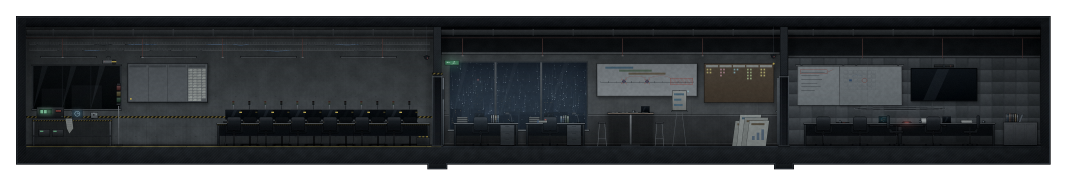
#> input picture assets/background/floor08/floor08-qa-planning.png, 3200 x 556 px, found by its file name (shown at 1/3 size)
$ python build.py
#> lines starting #> are read from the running program, lines starting #| are printed output that depends on the picture; after the words box and inside, x2 and y2 are one past the last pixel; in counts of white or black regions, pixels touching at a corner belong together
### assets/background/cutaway_kit.py
# [12 lines of commented-out code are left out]
from PIL import Image, ImageDraw
import numpy as np

FLOOR = 438
TOP = 132
CORE = {'elevators': [(1818, 218), (2148, 214), (2444, 216)], 'stairs': (2906, 180), 'restroom_door': (3612, 145)}
ROOT = 'assets/objects/floor17/'


class Cutaway:
    def __init__(self, path, seed=0):
#> called with seed = 8
        self.A = np.asarray(Image.open(path).convert('RGBA')).copy()
#> self.A is the input picture: shape (556, 3200, 4); mean R, G, B, A 28.4, 31.2, 33.4, 198.7
        self.H = self.A.shape[0]
#> self.H = 556
        self.rng = np.random.default_rng(seed)

    def cols(self, *pieces):
        """Join source column ranges a..b; a third item that is truthy mirrors that piece."""
        out = []
        for piece in pieces:
            a, b = piece[:2]
            block = self.A[:, a:b]
            out.append(block[:, ::-1] if len(piece) > 2 and piece[2] else block)
#> after the loop, out = 6 items
        return np.concatenate(out, axis=1)

    def strip(self, a, b, width):
        """A clean column strip a..b stretched (repeated) to width: a plain wall filler."""
        return np.repeat(self.A[:, a:b], width // (b - a) + 1, axis=1)[:, :width]

    # [38 lines left out: functions glass, corridor_wall, not called in this run]

    def place(self, canvas, x, block):
        canvas[:, x:x + block.shape[1]] = block
        return canvas

    # [6 lines left out: function decor, not called in this run]

    def save(self, block, path):
        Image.fromarray(np.ascontiguousarray(block)).save(path)
        return block.shape[1]


# ---------------------------------------------------------------- 방 안 출구 문 자리
WALLS = 'assets/background/wall/'
SLAB = 82                                            # 그림 행: 천장 슬래브 아래(월드 y 214)


def _module(name):
    return Image.open(WALLS + name + '.png').convert('RGBA')


def door_bay(block, x, door_width, wall='wall-glass', clear=96, rows=(SLAB, FLOOR), world_top=SLAB + TOP):
    """Insert the room's own front wall at column x so the exit door stands in it, as seen from inside: the same wall
    module the corridor shows for this room (wall-glass / wall-glass-mixed / wall-frosted / wall-concrete) from the
    ceiling slab to the floor, the dimmed corridor wall behind the glass, a pilaster at both ends and `clear` px of empty
    wall on each side of the door, so no furniture touches the door. Everything right of x moves right by the bay width
    (door_width + 2 * clear), so fixtures right of x shift too. The door goes at x + clear. rows = block rows to fill,
    world_top = world y of rows[0] (2F stretches its art: rows=(0, 456), world_top=100). Returns the new block."""
    bay = door_width + 2 * clear
    seg = Image.new('RGBA', (bay, 752), (12, 13, 15, 255))
    if wall != 'wall-concrete':                       # 유리 너머는 정전 중인 복도 흰 벽(어둡게)
        corridor = np.asarray(_module('wall-concrete')).astype(float)
        corridor[..., :3] *= .42
        corridor = Image.fromarray(corridor.astype(np.uint8))
        for x0 in range(0, bay, corridor.width):
            seg.alpha_composite(corridor.crop((0, 0, min(corridor.width, bay - x0), 752)), (x0, 0))
    # 유리 창살(모듈 안 0·240·480)이 문 가장자리에 걸리지 않게 모듈을 민다: 보통 문은 문 중심 ±120에, 넓은 문(240)은 문 중심(문 뒤)에 창살
    module = _module(wall)
    center = clear + door_width // 2
    shift = (240 - (center if door_width > 225 else center - 120)) % 480
    strip = Image.new('RGBA', (bay + 480 * 2, 752), (0, 0, 0, 0))
    for x0 in range(0, strip.width, module.width):
        strip.alpha_composite(module, (x0, 0))
    seg.alpha_composite(strip.crop((shift, 0, shift + bay, 752)), (0, 0))
    pil = _module('pilaster')
    seg.alpha_composite(pil.crop((pil.width // 2, 0, pil.width, 752)), (0, 0))
    seg.alpha_composite(pil.crop((0, 0, pil.width // 2, 752)), (bay - pil.width // 2, 0))
    piece = np.asarray(seg)[world_top:world_top + rows[1] - rows[0]].astype(float)
    # 정전된 방 안에서 보는 벽이라 방 벽 밝기에 맞춘다(벽 윗부분 150행 중앙값의 1.15배, 칸 중앙값 기준)
    lum = lambda a: a[..., :3].reshape(-1, 3).mean(axis=1)
    piece[:, :, :3] *= min(1, 1.15 * np.median(lum(block[rows[0] + 100:rows[0] + 250].astype(float))) / np.median(lum(piece)))
    piece[:3, :, :3] *= .35                           # 슬래브와 만나는 줄
    src = block[:, x - bay:x] if x >= bay else block[:, x:x + bay]    # 천장·바닥은 옆 칸을 잇는다
    out = np.concatenate([block[:, :x], src, block[:, x:]], axis=1)
    out[rows[0]:rows[1], x:x + bay] = np.clip(piece, 0, 255).astype(np.uint8)
    return out


# ---------------------------------------------------------------- 문 스프라이트(닫힘 | 열림 두 칸), 높이 210 = 에셋의 문 높이
PALETTES = {
    'steel': ((40, 46, 50), (92, 102, 106), (130, 140, 142)),
    'wood': ((52, 38, 26), (96, 72, 50), (128, 98, 70)),
    'glass': ((38, 44, 48), (30, 40, 44), (70, 86, 90)),
    'double': ((120, 98, 52), (26, 50, 54), (150, 124, 66)),
}


# [56 lines left out: functions _opening, _door, door_sheet, not called in this run]


# ---------------------------------------------------------------- 확인용 합성 그림
def _paste_sprite(canvas, path, x, y, w, h):
    sprite = Image.open(path).convert('RGBA')
    canvas.alpha_composite(sprite.crop((0, 0, sprite.width // 2, sprite.height)).resize((w, h)), (x, y))


# [32 lines left out: functions preview_corridor, preview_interior, not called in this run]

### assets/background/cutaway_finish.py
"""Finish cutaway rooms with continuous ceiling/floor layers and the shared corridor walls."""
from pathlib import Path

import numpy as np
from PIL import Image, ImageDraw
from wall.compose_floor import main as compose_walls
from cutaway_kit import door_bay


def finish_floor(directory, rooms, bays=None):
    """bays: {name: (x, door_width, wall module)} -- the room's exit wall section (cutaway_kit.door_bay), inserted into the
    stretched wall (world y=100..556) so the ceiling/floor layers below get the new width."""
    folder = Path(directory)
    prefix = folder.name
    for name, (block, board, band) in rooms.items():
        width = block.shape[1]
        # 2층과 같은 경계: 슬래브를 버리고, 걸레받이 아래는 별도 바닥으로 이어 붙인다.
        wall = np.asarray(Image.fromarray(block[82:442]).resize((width, 475), Image.Resampling.LANCZOS)).copy()
        wall[456:] = 0
        if bays and name in bays:
            x, door_width, module = bays[name]
            wall = door_bay(wall, x, door_width, module, rows=(0, 456), world_top=100)
            width = wall.shape[1]
        Image.fromarray(wall).save(folder / f'{prefix}-{name}-interior.png')

        ceiling = Image.new('RGBA', (width, 100), board + (255,))
        draw = ImageDraw.Draw(ceiling)
        for y in range(84):
            draw.line((0, y, width, y), fill=tuple(int(c * (.78 + .22 * y / 84)) for c in board) + (255,))
        for x in range(0, width, 120):
            draw.line((x, 0, x, 84), fill=tuple(int(c * .74) for c in board) + (255,))
        draw.line((0, 30, width, 30), fill=(22, 26, 28, 255))
        for x in range(60, width, 240):
            draw.ellipse((x - 20, 48, x + 20, 60), fill=(14, 16, 17, 255), outline=(150, 152, 148, 255), width=2)
        for x in range(180, width - 140, 720):
            draw.rectangle((x, 38, x + 140, 70), fill=(20, 24, 26, 255), outline=band + (255,), width=2)
            for gx in range(x + 8, x + 134, 6):
                draw.line((gx, 43, gx, 65), fill=(80, 84, 86, 255))
        draw.rectangle((0, 84, width, 99), fill=band + (255,))
        ceiling.save(folder / f'{prefix}-ceiling-{name}.png')

        floor = Image.new('RGBA', (width, 204))
        draw = ImageDraw.Draw(floor)
        for y in range(204):
            draw.line((0, y, width, y), fill=(int(24 - 10 * y / 204), int(27 - 10 * y / 204), int(30 - 10 * y / 204), 255))
        draw.rectangle((0, 0, width, 1), fill=(64, 68, 66, 255))
        for y in (48, 100):
            draw.line((0, y, width, y), fill=(14, 16, 18, 255))
        for x in range(0, width, 160):
            draw.line((x, 4, x - 30, 203), fill=(16, 18, 20, 255))
        floor.save(folder / f'{prefix}-floor-{name}.png')

    compose_walls(str(folder / 'walls-layout.json'), str(folder / 'walls.png'))
    # 공용 복도는 752px이므로 아래쪽 8px도 같은 바닥으로 채워 방 내부와 높이를 맞춘다.
    with Image.open(folder / 'walls.png') as walls:
        corridor = Image.new('RGBA', (walls.width, 760))
        corridor.paste(walls, (0, 0))
        corridor.paste(walls.crop((0, 751, walls.width, 752)).resize((walls.width, 8)), (0, 752))
    corridor.save(folder / 'walls.png')

### assets/background/floor08/build.py
# 8층 배경: 단면 에셋 floor08-qa-planning.png로 방 내부·천장·바닥과 공용 벽 모듈의 복도를 만든다. 문은 다른 층의 그림을 재사용한다.
# 실행: python assets/background/floor08/build.py (저장소 루트에서, Pillow·numpy).
# 가로는 1:1, 벽 행 82..441만 늘려 월드 y=100..575에 둔다(원본 바닥선 y=438 → 월드 y=570). 건물 코어는 모든 층에서 같은
# 자리라 QA 시험실·제품기획 업무 공간은 코어 왼쪽, 공용 제품 회의실은 화장실 오른쪽이다. 방 안은 원본 그림을 반복 칸으로 넓히고
# (양 끝은 원본 끝벽 48..78 / 3122..3152), 복도는 QA실을 흰 벽으로 가리고 나머지 방은 유리벽 뒤로 일부만 보인다.
import sys

sys.path.insert(0, 'assets/background')
import numpy as np
from PIL import Image
from cutaway_kit import Cutaway
from cutaway_finish import finish_floor

HERE = 'assets/background/floor08/'
kit = Cutaway(HERE + 'floor08-qa-planning.png', seed=8)
A = kit.A
LEFT_CAP, RIGHT_CAP = (48, 78), (3122, 3152)

# 유리 구간 뒤 그림은 원본에서 잘라 공용 복도 합성기에 넘긴다.
kit.save(A[:, 1324:1990], HERE + 'behind-b.png')
kit.save(A[:, 2364:3052], HERE + 'behind-c.png')

# ---------------------------------------------------------------- 방 내부
# QA 시험실(2722): 원본 48..1300에 시험석 칸(710..1190)을 1190 자리에 세 번 끼운다. 480 = 시험석 간격 96 × 5 = 거푸집 이음매
# 120 × 4 = 천장 행거 240 × 2이고, 양 끝(710·1190)이 LED 등 사이 빈자리라 이음매가 보이지 않는다. 오른쪽 칸막이 문 대신 끝벽.
qa = kit.cols((48, 1190), *[(710, 1190)] * 3, (1190, 1300), RIGHT_CAP)
# QA 벤치(floor-08.js 재현 절차): 벤치·시험 단말·재실 센서·관찰 카메라가 18~30px로 붙어 조사하기 어려웠다. 작업대를 오른쪽으로
# 540까지 늘리고(가운데 칸 180..270 반복, 오른쪽 다리 268..292를 새 끝에) 단말(160..214)·센서(220..248)를 옮겨 그림끼리 60px 넘게
# 벌린다(창 위 카메라 260..302 → 단말 371..404 → 센서 486..510). 벽 줄무늬가 12px 간격이라 옮기는 거리는 12의 배수다.
bench = qa.copy()
qa[331:355, 160:250] = bench[331:355, 376:466]   # 단말·센서를 뗀 자리: 같은 행의 빈 벽(216 = 12 × 18 오른쪽)
#> qa: shape (556, 2722, 4); mean of channels 0, 1, 2, 3 28.3, 31, 32.9, 204.6
for x in range(270, 516, 90):
    w = min(90, 516 - x)
    qa[355:438, x:x + w] = bench[355:438, 180:180 + w]
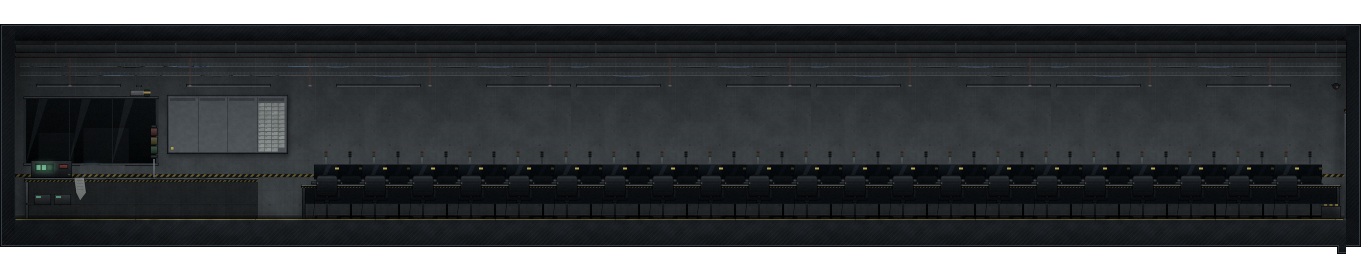
#> qa: shape (556, 2722, 4) (shown at 1/2 size); mean of channels 0, 1, 2, 3 28, 30.7, 32.5, 204.6; transparent parts drawn white
qa[355:438, 516:540] = bench[355:438, 268:292]
#> qa: shape (556, 2722, 4); 0.13% of pixels changed, all inside (x1, y1, x2, y2) = (516, 355, 540, 438)
# 창틀 아랫단(330·331행)이 따라오지 않게, 단말은 몸체 칸(167..201)만 위쪽 행부터 옮기고 센서는 몸체가 시작하는 335행부터 옮긴다.
qa[332:355, 364:418] = bench[332:355, 160:214]   # 시험 단말 +204
#> qa: shape (556, 2722, 4); mean of channels 0, 1, 2, 3 28, 30.6, 32.5, 204.6
qa[329:332, 371:405] = bench[329:332, 167:201]
#> qa: shape (556, 2722, 4); mean of channels 0, 1, 2, 3 28, 30.6, 32.5, 204.6
qa[335:355, 484:512] = bench[335:355, 220:248]   # 재실 센서 +264
#> qa: shape (556, 2722, 4); mean of channels 0, 1, 2, 3 28, 30.6, 32.5, 204.6

# 제품기획 업무 공간(1856): 끝벽 + 원본 1324..1762(창·책상 둘) + 같은 칸을 1762에서 1372까지 뒤집은 것 + 원본 1372..2340 + 끝벽.
# 뒤집은 칸과 그 뒤 원본은 비상구 유도등을 지운 사본에서 가져온다(유도등은 첫 칸에 한 번만).
clean = A.copy()
clean[176:200, 1372:1382] = A[176:200, 1390:1400]
#> clean: shape (556, 3200, 4); 0.01% of pixels changed, all inside (x1, y1, x2, y2) = (1372, 176, 1382, 200)
plan = np.concatenate([A[:, LEFT_CAP[0]:LEFT_CAP[1]], A[:, 1324:1762], clean[:, 1372:1762][:, ::-1], clean[:, 1372:2340],
                       A[:, RIGHT_CAP[0]:RIGHT_CAP[1]]], axis=1)

# 공용 제품 회의실(1826): 끝벽 + 원본 2364..3152. 회의 테이블을 늘리는 칸은 아래 띠(338행 아래: 테이블·의자·서류)와 위 띠(펠트 흡음
# 타일, 36px 간격)를 따로 만든다. 위 띠는 화면·링 조명이 없는 타일 벽 한 칸(2976..3012)을 타일 위상에 맞춰 깔고, 아래 띠는 의자가
# 잘리지 않는 칸(2748..2856: 서류·의자·꺼진 노트북, 2856..2964: 서류·옆 의자·머그)을 번갈아 아홉 번, 그리고 2941..2977(머그) 한 번.
SPLIT, CEILING = 338, 174


def bay(lo, hi, phase_from):
    """Columns lo..hi below SPLIT; above it felt tiles at the tile phase of phase_from (36px tiles)."""
    block = A[:, lo:hi].copy()
    tiles = A[:SPLIT, 2976:3012]
    for k in range(hi - lo):
        block[:SPLIT, k] = tiles[:, (phase_from + k - 2976) % 36]
        block[:CEILING, k] = A[:CEILING, 2700 + (phase_from + k - 2700) % 240]   # 천장: 행거·브래킷 240px 간격
    return block


meet = np.concatenate([A[:, LEFT_CAP[0]:LEFT_CAP[1]], A[:, 2364:2941], bay(2941, 2977, 2941), A[:, 2941:2964],
                       *[bay(*((2748, 2856) if k % 2 == 0 else (2856, 2964)), 2964 + 108 * k) for k in range(9)],
                       A[:, 2964:RIGHT_CAP[1]]], axis=1)

# 방 안 출구 문 자리(cutaway_kit.door_bay): 복도에서 보이는 이 방 앞벽(같은 벽 모듈) 칸을 방 끝(끝벽 30px 안) 또는 빈 벽 자리에
# 끼워 출구 문을 그 벽에 세우고 양옆 96px은 빈 벽으로 둔다. 칸 폭(문 폭 + 192)만큼 오른쪽이 밀린다(방 설정 exitBay). 복도 문은 그대로다.
BAYS = {
    'qa': (2692, 130, 'wall-concrete'),
    'planning': (30, 130, 'wall-glass-mixed'),
    'meeting': (1210, 130, 'wall-frosted'),
}
finish_floor(HERE, {
    'qa': (qa, (82, 88, 90), (78, 74, 42)),
    'planning': (plan, (88, 96, 100), (58, 74, 80)),
    'meeting': (meet, (76, 82, 84), (82, 76, 46)),
}, BAYS)
#> in finish_floor, `wall[456:] = 0`:
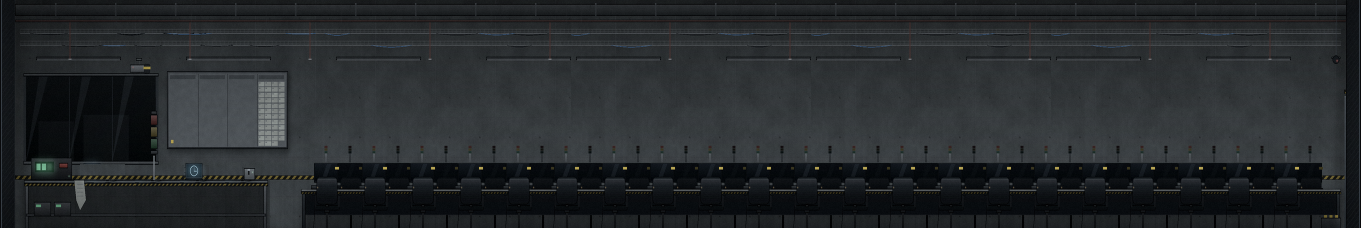
#> wall: shape (475, 2722, 4) (shown at 1/2 size); mean of channels 0, 1, 2, 3 36.9, 40.2, 42.4, 244.8; transparent parts drawn white
#> in finish_floor, `x, door_width, module = bays[name]`: x = 2692; door_width = 130; module = 'wall-concrete'
#> in door_bay, `bay = door_width + 2 * clear`: bay = 322
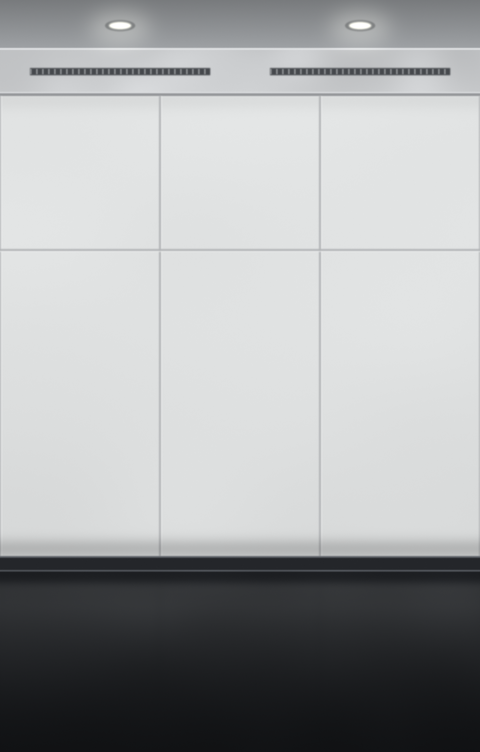
#> input picture assets/background/wall/wall-concrete.png, 480 x 752 px, found by its file name
#> in _module, returned value is the input picture: PIL image 480x752 RGBA; mean R, G, B, A 164.7, 166.7, 167.6, 255
#> in door_bay, `center = clear + door_width // 2`: center = 161
#> in door_bay, `shift = (240 - (center if door_width > 225 else center - 120)) % 480`: shift = 199
#> in door_bay, `strip = Image.new('RGBA', (bay + 480 * 2, 752), (0, 0, 0, 0))`: strip: PIL image 1282x752 RGBA; every value is 0
#> call 2 of _module, with name = 'pilaster'
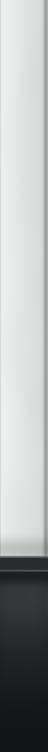
#> input picture assets/background/wall/pilaster.png, 48 x 752 px, found by its file name
#> in _module, returned value is the input picture: PIL image 48x752 RGBA; mean R, G, B, A 170.8, 172.7, 173.5, 255
#> in door_bay, `piece[:3, :, :3] *= .35`:
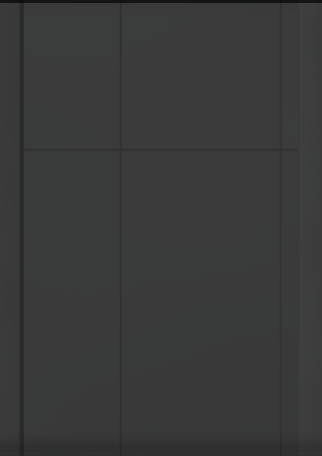
#> piece: shape (456, 322, 4) float64; mean R, G, B, A 57.7, 58.2, 58.2, 255
#> in door_bay, `out[rows[0]:rows[1], x:x + bay] = np.clip(piece, 0, 255).astype(np.uin..`:
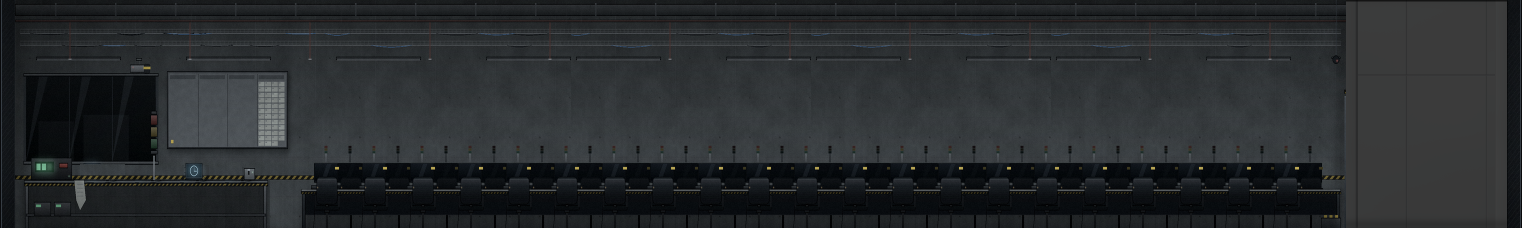
#> out: shape (475, 3044, 4) (shown at 1/2 size); mean of channels 0, 1, 2, 3 38.8, 41.8, 43.8, 244.8; transparent parts drawn white
#> in finish_floor, `ceiling.save(folder / f'{prefix}-ceiling-{name}.png')`:
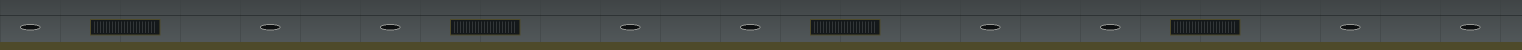
#> saved as floor08-ceiling-qa.png: PIL image 3044x100 RGBA (shown at 1/2 size); mean R, G, B, A 70.1, 73.8, 69.8, 255
#> in finish_floor, `floor = Image.new('RGBA', (width, 204))`: floor: PIL image 3044x204 RGBA; every value is 0
#> (the run stopped early here; a loop or call above may not have finished)
